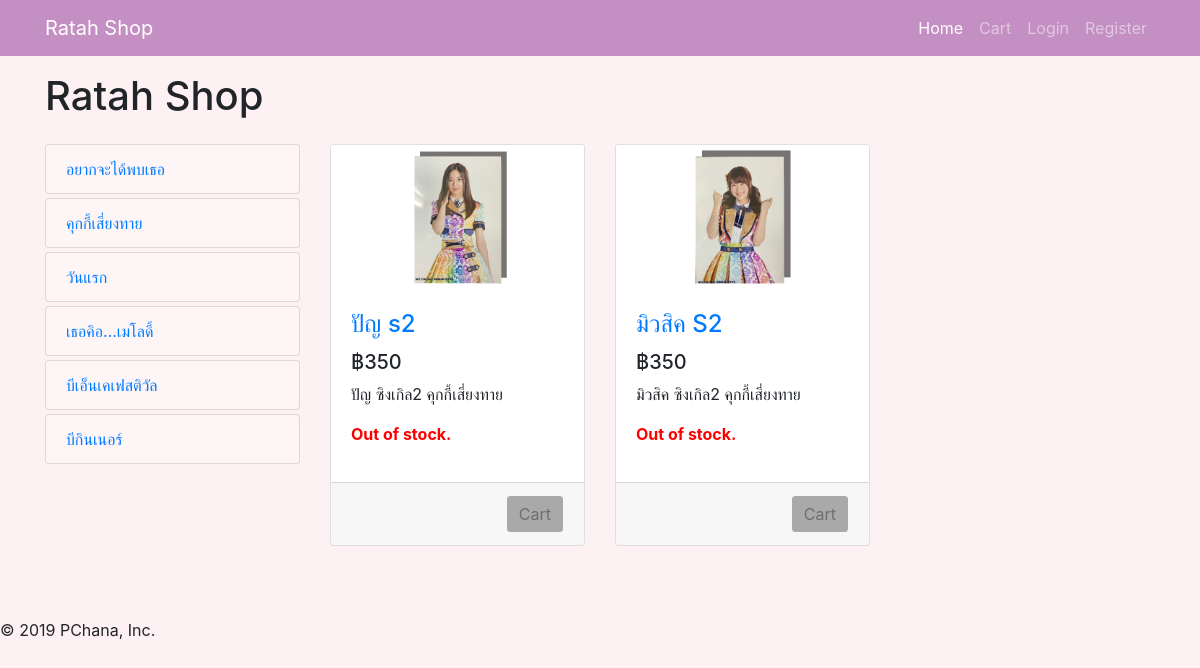
The app's page /product/2 with its own data.
### product/models.py (models this page shows, shortened)
class Category(models.Model):
    city_id = models.AutoField(primary_key=True)
    category_name = models.CharField(max_length=30)
    def __str__(self):
        return self.category_name

class Product(models.Model):
    product_category = models.ForeignKey(Category, on_delete=models.CASCADE)
    product_name = models.CharField(max_length=30)
    product_image = models.ImageField(upload_to='static/product_list/',
                                      blank=True,
                                      null=True)
    product_price = models.PositiveIntegerField()
    product_active = models.BooleanField(default=True)
    product_description = models.TextField(max_length=500,
                                           blank=True,
                                           null=True)
    product_quatity = models.PositiveIntegerField()

### product/views.py (the view)
# urls.py: path('<int:category_type>', views.product_type, name='product_type'),
def product_type(request, category_type):
    context = {
        'form': LoginForm(),
        'category_types': category_type,
        'Categorys': Category.objects.all(),
        'Products': Product.objects.all()
    }
    return render(request, 'category_type.html', context)

### product/templates/category_type.html (shortened to what this page needs)
{% extends 'base.html' %}{% block content %}
<div class="row mt-4">
    {% for i in Products %}{% if i.product_category.city_id == category_types %} {% if i.product_quatity == 0 %}
    <div class="col-lg-4 col-md-6 mb-4">
        <div class="card h-100">
            <a href="#">
                <img class="card-img-top" src={{i.product_image.url}} alt="">
            </a>
            <div class="card-body">
                <h4 class="card-title">
                    <a href="#">{{i.product_name}}</a>
                </h4>
                <h5>฿{{ i.product_price }}</h5>
                <p class="card-text">{{i.product_description}}</p>
                <p class="text-left" style="color:red" style="display: inline-block">
                    <strong>Out of stock.</strong>
                </p>
            </div>
            <div class="card-footer text-right">
                <button type="button" class="btn btn-light" style="background-color:gray !important" disabled>Cart</button>
            </div>
        </div>
    </div>
    {% endif %} {% endif %} {% endfor %}
</div>
{% endblock %}

### product/templates/base.html (shortened to what this page needs)
{% load static %}
<!DOCTYPE html>
<html lang="en">
<head>
    <link rel="stylesheet" href="https://stackpath.bootstrapcdn.com/bootstrap/4.3.1/css/bootstrap.min.css"
>
</head>
<body>
    <nav class="navbar navbar-expand-lg navbar-dark bg-dark fixed-top mb-4 " style="background-color: #c48fc2 !important">
        <div class="container">
            <a class="navbar-brand" href="{% url 'product' %}">Ratah Shop</a>
            <div class="collapse navbar-collapse" id="navbarResponsive">
                <ul class="navbar-nav ml-auto">
                    <li class="nav-item active">
                        <a class="nav-link" href="{% url 'product' %}">Home
                        </a>
                    </li>
                    <li class="nav-item">
                        <a class="nav-link" data-toggle="modal" data-target="#modalPoll-1" href="#">Cart</a>
                    </li>
                    {% if user.is_authenticated %}
                    <a class="nav-link" href="#">Hi {{ user.username }}!</a>
                    <li class="nav-item">
                        <a class="nav-link" href="{%url 'logout'%}">Logout</a>
                    </li>
                    {% else %}
                    <li class="nav-item">
                        <a class="nav-link" data-toggle="modal" data-target="#exampleModalCenter" href="#">Login</a>
                    </li>
                    <li class="nav-item">
                        <a class="nav-link" href="#">Register</a>
                    </li>
                    {% endif %}
                </ul>
            </div>
        </div>
    </nav>
    <div class="container my-5">
        <div class="row">
            <div class="col-lg-3">
                <h1 class="my-4">Ratah Shop</h1>
                {% for i in Categorys %}
                <div class="list-group">
                    <a href="{% url 'product' category_type=i.city_id  %}" class="list-group-item mb-1" style="background-color: #ffffff4a !important">{{ i.category_name }}</a>
                </div>
                {% endfor %}
            </div>
            <div class="col-lg-9">
                    <br/>
                    <br/>
                    <br/>
                {%block content%} {%endblock%}
            </div>
        </div>
    </div>
</body>
</html>

### product/templates/base.html (style rules this page uses)
body { background-color: #fef1f3 }

### records on screen
Category: category_name "อยากจะได้พบเธอ"
Category: category_name "คุกกี้เสี่ยงทาย"
Category: category_name "วันแรก"
Category: category_name "เธอคิอ...เมโลดี้"
Category: category_name "บีเอ็นเคเฟสติวัล"
Category: category_name "บีกินเนอร์"
Product: product_image (picture), product_name "ปัญ s2", product_price "350", product_description "ปัญ ซิงเกิล2 คุกกี้เสี่ยงทาย"
Product: product_image (picture), product_name "มิวสิค S2", product_price "350", product_description "มิวสิค ซิงเกิล2 คุกกี้เสี่ยงทาย"
